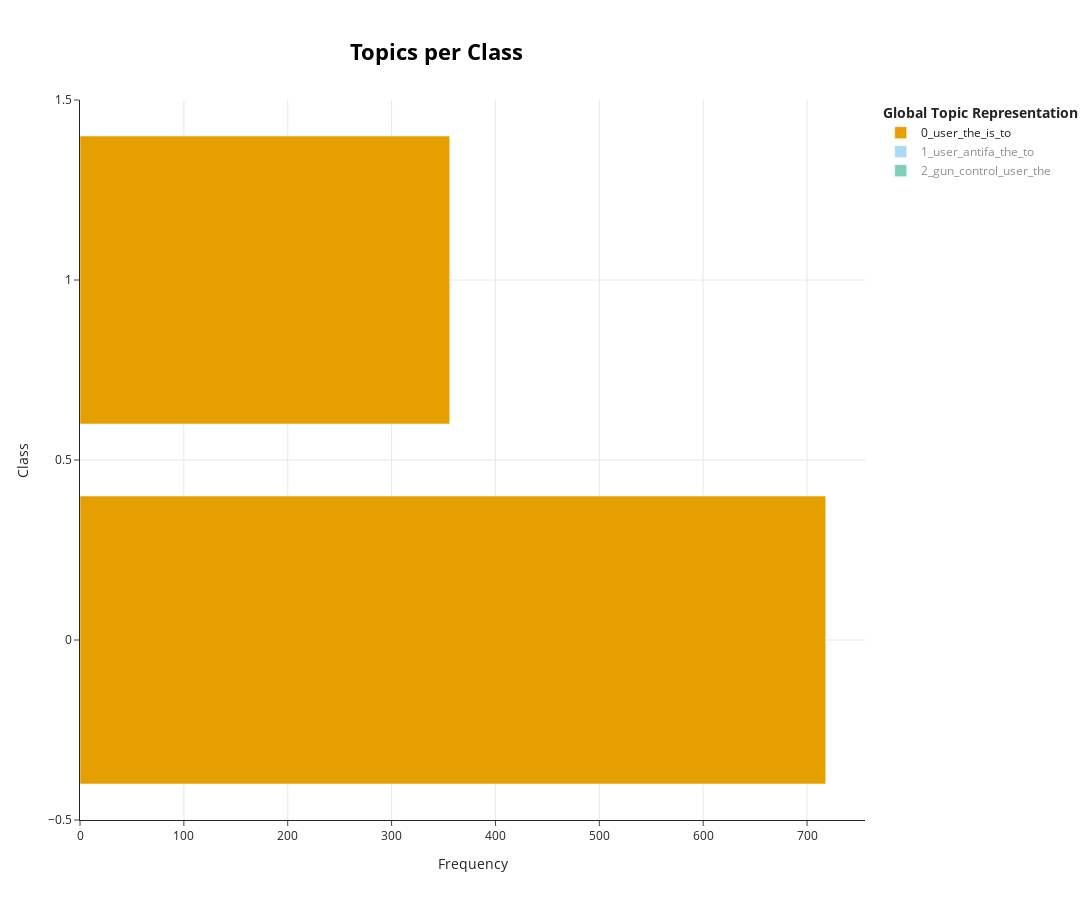

Write notebook code for a chart like this one.
### Code cell
topic_model_valid = BERTopic(language="english", calculate_probabilities=True, verbose=True, embedding_model="all-MiniLM-L6-v2").fit(valid_docs)
topics_per_class_valid = topic_model_valid.topics_per_class(valid_docs, valid_classes)
topic_model_valid.visualize_topics_per_class(topics_per_class_valid)

### Figure 1 — Plotly figure (JSON) as saved in the notebook; plotly's stock layout.template omitted (floating-point values rounded to 4 significant figures)
{"data": [{"hoverinfo": "text", "hovertext": ["<b>Topic 0</b><br>Words: user, the, is, to, you", "<b>Topic 0</b><br>Words: user, the, is, to, you"], "marker": {"color": "#E69F00"}, "name": "0_user_the_is_to", "orientation": "h", "type": "bar", "visible": true, "x": [718, 356], "y": [0, 1]}, {"hoverinfo": "text", "hovertext": ["<b>Topic 1</b><br>Words: user, antifa, the, to, and", "<b>Topic 1</b><br>Words: user, antifa, the, and, to"], "marker": {"color": "#56B4E9"}, "name": "1_user_antifa_the_to", "orientation": "h", "type": "bar", "visible": "legendonly", "x": [84, 43], "y": [0, 1]}, {"hoverinfo": "text", "hovertext": ["<b>Topic 2</b><br>Words: gun, control, user, the, to", "<b>Topic 2</b><br>Words: gun, control, user, the, to"], "marker": {"color": "#009E73"}, "name": "2_gun_control_user_the", "orientation": "h", "type": "bar", "visible": "legendonly", "x": [63, 60], "y": [0, 1]}], "layout": {"height": 900, "hoverlabel": {"bgcolor": "white", "font": {"family": "Rockwell", "size": 16}}, "legend": {"title": {"text": "<b>Global Topic Representation"}}, "title": {"font": {"color": "Black", "size": 22}, "text": "<b>Topics per Class</b>", "x": 0.4, "xanchor": "center", "y": 0.95, "yanchor": "top"}, "width": 1250, "xaxis": {"showgrid": true, "title": {"text": "Frequency"}}, "yaxis": {"showgrid": true, "title": {"text": "Class"}}}}
